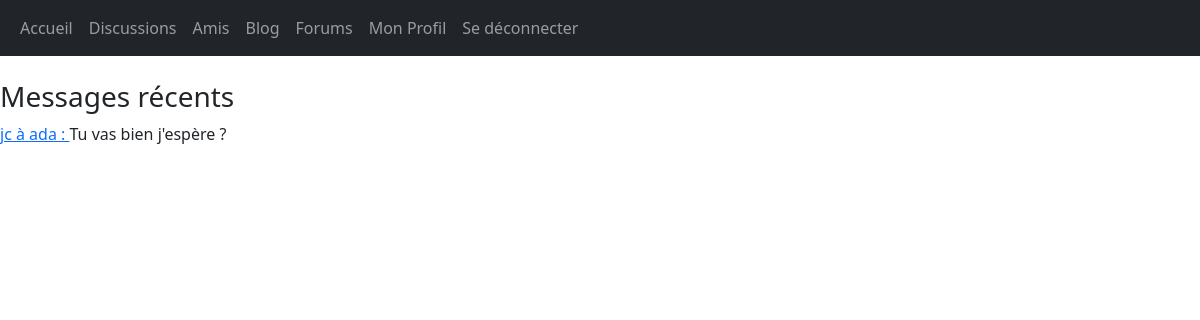
Page /ChatAcademia/index.php?chats (signed in) on the committed database.
### tables this page shows
CREATE TABLE `chats` (
  `id` int(11) NOT NULL,
  `sender` varchar(250) NOT NULL,
  `receiver` varchar(250) NOT NULL,
  `msg` varchar(10000) NOT NULL,
  `msg_date` timestamp NOT NULL ON UPDATE CURRENT_TIMESTAMP
);

### SNet/src/controllers/chats/index.php (called while the page is built)
<?php
require "src/models/chats.php";
$messages = getRecentMsg();
require "src/views/chats/index.php";

### SNet/src/models/users.php (called while the page is built, shortened)
<?php
function getMyFriends(){
    require "src/models/pdo.php";
    $sql = $bdd->prepare("SELECT * FROM my_friends WHERE username = ? OR friend=?");
    $username = $_SESSION['username'];
    $sql->execute(array($username,$username));
    if ($sql->rowCount()>0) {
        while ($res = $sql->fetch()) {
            if ($res['friend']==$username) {
                $friends[] = ['username' => $res['username']];
            }else{
                $friends[] = ['username' => $res['friend']];
            }
        }
        return $friends;
    }
}

### SNet/src/models/chats.php (called while the page is built, shortened)
<?php
function getRecentMsg(){
    require "src/models/pdo.php";
    require "src/models/users.php";
    $sql = $bdd->prepare("SELECT * FROM chats WHERE (sender=? AND receiver=?) OR (sender=? AND receiver=?) ORDER BY id DESC LIMIT 0,1");
    $my_friends = getMyFriends();
    $username = $_SESSION['username'];
    foreach ($my_friends as $my_friend) {
        $friend_username = $my_friend['username'];
        $sql->execute(array($username, $friend_username, $friend_username, $username));
        if($sql->rowCount()>0){
            $msg = $sql->fetch();
            $recentMsg[] = [
                'id'=>$msg['id'],
                'sender'=>$msg['sender'],
                'receiver'=>$msg['receiver'],
                'message'=>$msg['msg'],
            ];
        }
    }
    return $recentMsg;
}

### SNet/src/views/chats/index.php (the view, shortened to what this page needs)
<?php
require "src/views/includes/header.php";
?>
<main>
    <h3>Messages récents</h3>
    <?php
        foreach ($messages as $message) {
        ?>
            <div>
                <p>
                    <?php
                    if ($message['sender']==$_SESSION['username']) {
                    ?>
                        <a href="index.php?chat-to=<?= $message['receiver'] ?>">
                            <?= $message['sender'] ?> à
                            <?= $message['receiver'] ?> :
                        </a>
                    <?php
                    }
                    ?>
                    <?= $message['message'] ?>
                </p>
            </div>
        <?php
        }
    ?>
</main>
<?php
require "src/views/layout.php";
?>

### rows in the picture
chats: sender "jc", receiver "ada", msg "Tu vas bien j'espère ?"
